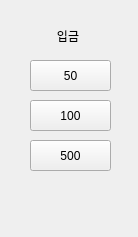
<?xml version="1.0" encoding="UTF-8"?>
<ui version="4.0">
 <class>DockWidget</class>
 <widget class="QDockWidget" name="DockWidget">
  <property name="geometry">
   <rect>
    <x>0</x>
    <y>0</y>
    <width>138</width>
    <height>237</height>
   </rect>
  </property>
  <property name="windowTitle">
   <string>DockWidget</string>
  </property>
  <widget class="QWidget" name="dockWidgetContents">
   <widget class="QPushButton" name="pushButton">
    <property name="geometry">
     <rect>
      <x>30</x>
      <y>60</y>
      <width>81</width>
      <height>31</height>
     </rect>
    </property>
    <property name="text">
     <string>50</string>
    </property>
   </widget>
   <widget class="QPushButton" name="pushButton_2">
    <property name="geometry">
     <rect>
      <x>30</x>
      <y>100</y>
      <width>81</width>
      <height>31</height>
     </rect>
    </property>
    <property name="text">
     <string>100</string>
    </property>
   </widget>
   <widget class="QPushButton" name="pushButton_3">
    <property name="geometry">
     <rect>
      <x>30</x>
      <y>140</y>
      <width>81</width>
      <height>31</height>
     </rect>
    </property>
    <property name="text">
     <string>500</string>
    </property>
   </widget>
   <widget class="QLabel" name="label">
    <property name="geometry">
     <rect>
      <x>40</x>
      <y>30</y>
      <width>56</width>
      <height>12</height>
     </rect>
    </property>
    <property name="text">
     <string>입금</string>
    </property>
    <property name="alignment">
     <set>Qt::AlignCenter</set>
    </property>
   </widget>
  </widget>
 </widget>
 <resources/>
 <connections/>
</ui>
